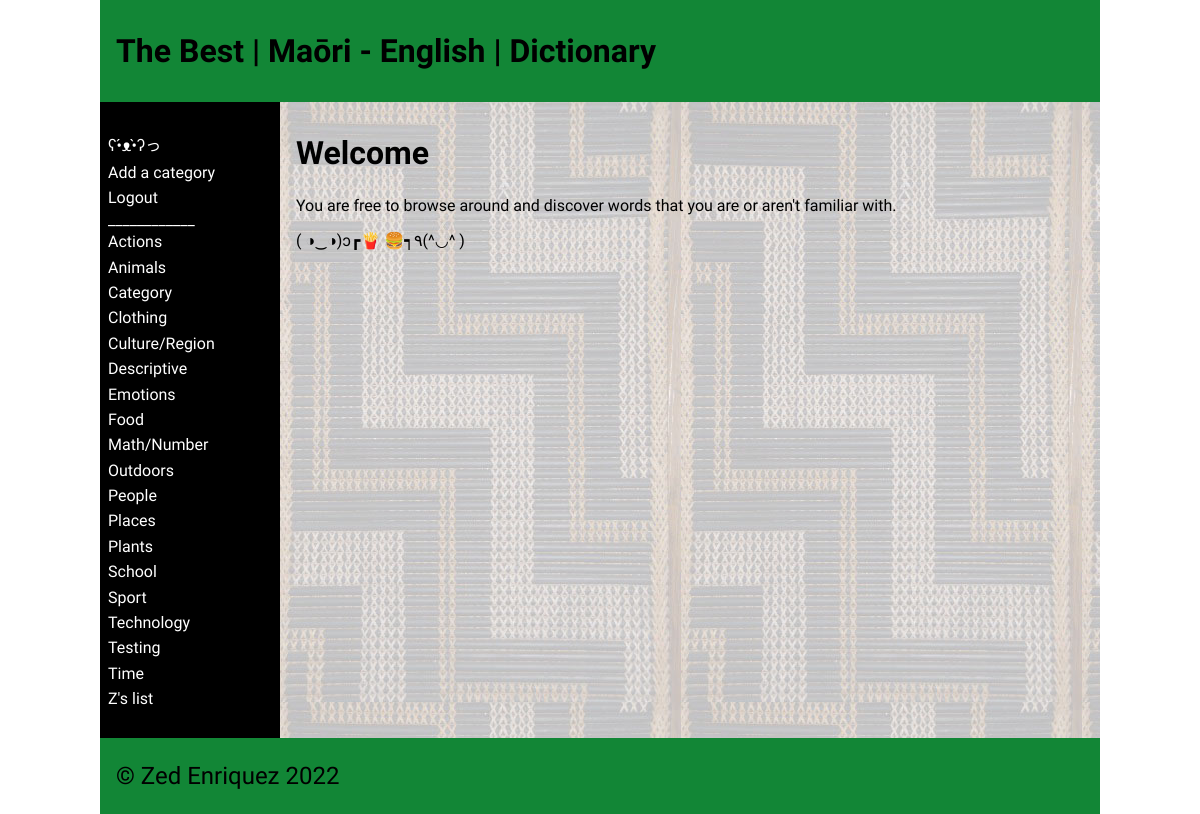
Before: / (signed in) with the older database file.
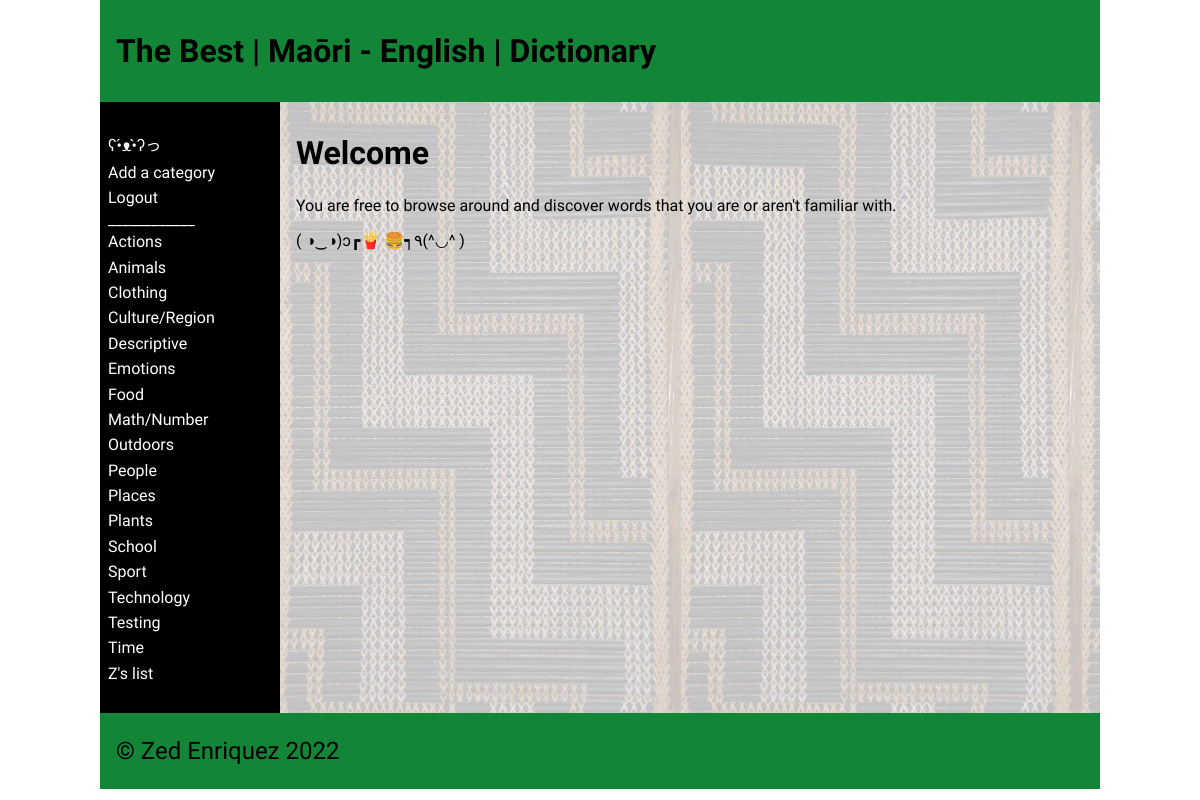
After: the same page with the newer database file.
### tables this page shows
CREATE TABLE "categories"
(
	id integer
		constraint categories_pk
			primary key autoincrement,
	category_name varchar(30)
);

### app.py (the view)
@app.route('/')
def render_homepage():
    print(session)
    return render_template("home.html", logged_in=is_logged_in(), contents=dictionary_data(),
                           categories_obtained=categories(), teacher_perm=is_teacher(), user_obtained=user_details())

### app.py (called while the page is built)
def create_connection(db_file):
    try:
        connection = sqlite3.connect(db_file)
        connection.execute('pragma foreign_keys=ON')
        return connection
    except Error as e:
        print(e)
    return None

def categories():
    query = "SELECT id, category_name FROM categories ORDER BY category_name ASC"
    con = create_connection(DATABASE)
    cur = con.cursor()
    cur.execute(query)
    category_list = cur.fetchall()
    con.close()
    return category_list

def dictionary_data():
    con = create_connection(DATABASE)
    query = "SELECT * FROM dictionary ORDER BY Maori ASC "
    cur = con.cursor()
    cur.execute(query,)
    contents = cur.fetchall()
    con.close()
    return contents

def is_logged_in():
    if session.get("email") is None:
        print("not logged in")
        return False
    else:
        print("logged in")
        return True

def is_teacher():
    if session.get("teacher") == 0:
        print("A teacher isn't logged in")
        return False
    else:
        print("A Teacher is logged in")
        return True

### templates/home.html (shortened to what this page needs)
{% extends 'base.html' %}
{% block heading %}
    {% if logged_in %}
        {% if teacher_perm %}
            The Best | Maōri - English | Dictionary
        {% endif %}
    {% else %}
        Zed's | Maōri - English | Dictionary
    {% endif %}
{% endblock %}
{% block main %}
    {% if logged_in %}
        <h1>Welcome</h1>
        <p>You are free to browse around and discover
            words that you are or aren't familiar with.</p>
        {% if teacher_perm %}
            <p>( ◑‿◑)ɔ┏🍟   🍔┑٩(^◡^ )</p>
        {% endif %}
    {% endif %}
{% endblock %}

### templates/base.html (shortened to what this page needs)
<!doctype html>
<html lang="en">
<head>
	<link href="{{ url_for('static', filename='css/style.css') }}" rel="stylesheet">
</head>
<body>
	<div id="container">
		<header>
			<h1>{% block heading %}{% endblock %}</h1>
		</header>
		<nav>
			<ul>
				{% if logged_in %}
					<li><a href="/">ʕ•́ᴥ•̀ʔっ</a></li>
						{% if teacher_perm %}
						<li><a href="/add_category">Add a category</a></li>
						{% endif %}
                    <li><a href="/logout">Logout</a></li>
				{% else %}
                    <li><a href="/login">login</a></li>
                {% endif %}
			</ul>
			<a> ____________ </a>
			<ul>
				{% for category in categories_obtained %}
				<li><a href="/category/{{ category[0] }}">{{ category[1] }}</a></li>
				{% endfor %}}
			</ul>
		</nav>
		<main>
            {% block main%}{% endblock %}
        </main>
		<footer>
			<p>
				&copy; Zed Enriquez 2022
			</p>
		</footer>
	</div>
</body>
</html>

Changed rows visible on the page:
removed categories: category_name "Category"
